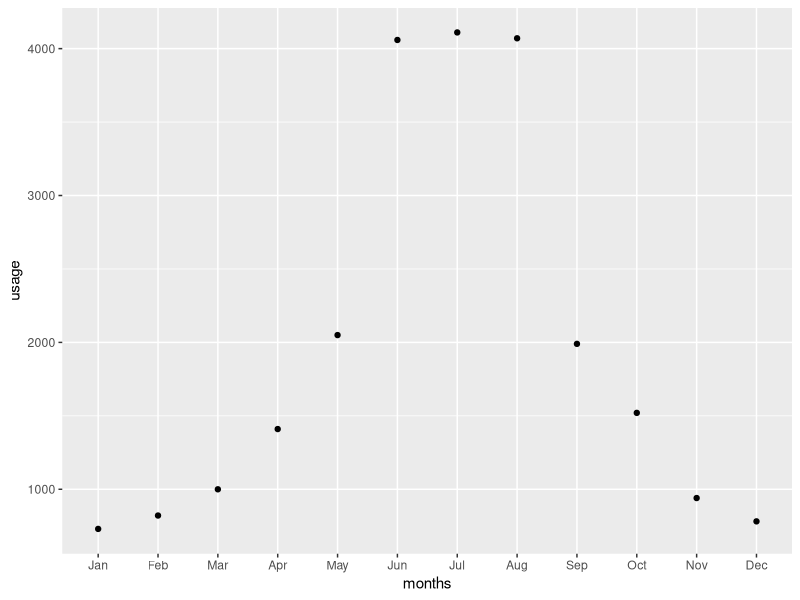
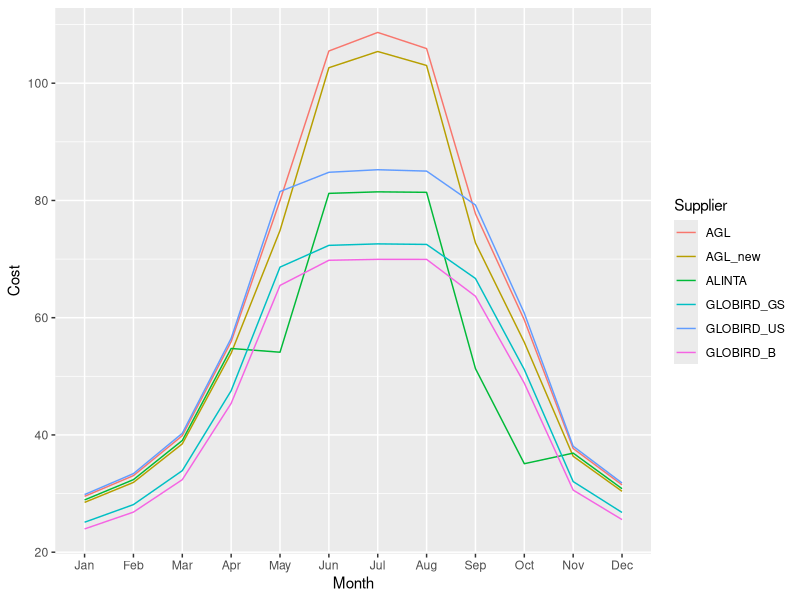

Source code (R) for these figures, in order:
# A function for bill estimate
# actual_usage = c(1855.24, 1839.04, 4644.57, 4398.56, 2852.05)

library(ggplot2)
library(tidyr)
library(dplyr)
est_mbill = function(monthly_usage, dpm = 30, rate, co){
  # Feed in monthly approx. usage and rates/breaks to this function and estimate bill
  
  stopifnot(length(rate)-1 == length(co), dpm <= 31, any(rate>0), any(co>0)) # sanity check
  daily_usage = rep(monthly_usage/dpm, dpm) + sapply(rep(1,dpm), jitter)
  charge = rep(0, dpm)
  idx = 1
  for(temp in daily_usage){
    for(i in 1:length(co)){
      if((temp-co[i]) >= 0){
        charge[idx] = charge[idx] + co[i]*rate[i]
        temp = temp - co[i]
      } else {
        charge[idx] = charge[idx] + temp*rate[i]
        break
      }
    }
    if(temp > 0) charge[idx] = charge[idx] + temp*rate[length(rate)]
    idx = idx + 1
  }
  return(sum(charge)/100)
}


usage = c(rep(1000,6) + c(-100, -300, -300, -300, -100, 400), rep(2000,6) + c(0, 2000, 2000, 2000, -100, -500)) 
usage = usage + sapply(sample(12,12,replace = F), jitter)*10
# peak x6, offpeak x6
names(usage) = c("Nov","Dec", "Jan", "Feb", "Mar", "Apr", "May", "Jun", "Jul", "Aug","Sep", "Oct")

plot_df = data.frame(months = names(usage), usage = unname(usage))
plot_df$months = factor(plot_df$months, levels = month.abb)
ggplot(plot_df, aes(x = months, y = usage)) + geom_point()

providers = list(
  AGL = list(sc_s = 53.264200, # c/day
             rate_s = c(2.321550, 2.044350, 1.767150, 1.628550, 1.559250), #c/MJ
             co_s = c(100, 100, 100, 200), # MJ cut off (# = rate-1) 
             # winter
             sc_w = 53.264200, # c/day
             rate_w = c(2.252250, 2.009700, 1.732500, 1.628550, 1.593900), #c/0-50,50-100,100+
             co_w = c(100, 100, 100, 200)), 
  AGL_new = list(sc_s = 92.400000, # c/day
             rate_s = c(2.346300, 2.083400, 1.710500, 1.482800, 1.398100), #c/MJ
             co_s = c(100, 100, 100, 200), # MJ cut off (# = rate-1) 
             # winter
             sc_w = 92.400000, # c/day
             rate_w = c(2.245100, 1.982200, 1.643400, 1.456400, 1.355200), #c/0-50,50-100,100+
             co_w = c(100, 100, 100, 200)), 
  ALINTA = list(sc_s = 51.68, # c/day
                rate_s = c(2.22, 1.90, 1.58), #c/MJ
                co_s = c(50, 50), # MJ cut off (# = rate-1) 
                # winter
                sc_w = 51.68, # c/day
                rate_w = c(2.22, 2.01, 1.58), #c/0-50,50-100,100+
                co_w = c(50, 50)),
  GLOBIRD_GS = list(sc_s = 0.5663, # c/day
                    rate_s = c(1.88, 1.42), #c/MJ
                    co_s = c(100), # MJ cut off (# = rate-1) 
                    # winter
                    sc_w = 0.5663, # c/day
                    rate_w = c(1.88, 1.42), #c/0-50,50-100,100+
                    co_w = c(100)),
  GLOBIRD_US = list(sc_s = 0.7079, # c/day
                    rate_s = c(2.18, 1.74), #c/MJ
                    co_s = c(100), # MJ cut off (# = rate-1) 
                    # winter
                    sc_w = 0.7079, # c/day
                    rate_w = c(2.18, 1.74), #c/0-50,50-100,100+
                    co_w = c(100)),
  GLOBIRD_B = list(sc_s = 0.6050, # c/day
                   rate_s = c(1.83, 1.32), #c/MJ
                   co_s = c(100), # MJ cut off (# = rate-1) 
                   # winter
                   sc_w = 0.6050, # c/day
                   rate_w = c(1.83, 1.32), #c/0-50,50-100,100+
                   co_w = c(100))
)


dpm = c(31,30,31,31,28,31,30,31,30,31,31,30)

Bills = data.frame(month = names(usage))


for(j in 1:length(providers)){
  bill = rep(0, length(usage))
  for(i in 1:6)  bill[i] = est_mbill(monthly_usage = usage[i], dpm = dpm[i], rate = providers[[j]]$rate_s, co = providers[[j]]$co_s)
  for(i in 7:12) bill[i] = est_mbill(monthly_usage = usage[i], dpm = dpm[i], rate = providers[[j]]$rate_w, co = providers[[j]]$co_w)
  Bills = cbind(Bills, bill)
}
names(Bills) = c("Month", names(providers))


Bill_pltodf = gather(Bills, 'Supplier', 'Cost', -Month)

Bill_pltodf$Month = factor(Bill_pltodf$Month, levels = month.abb)
Bill_pltodf$Supplier = factor(Bill_pltodf$Supplier, levels = unique(Bill_pltodf$Supplier))

ggplot(Bill_pltodf, aes(x = Month, y = Cost, group = Supplier, col = Supplier)) + geom_line()
Bill_pltodf %>% 
  group_by(Supplier) %>% 
  summarise(Cost = sum(Cost))
